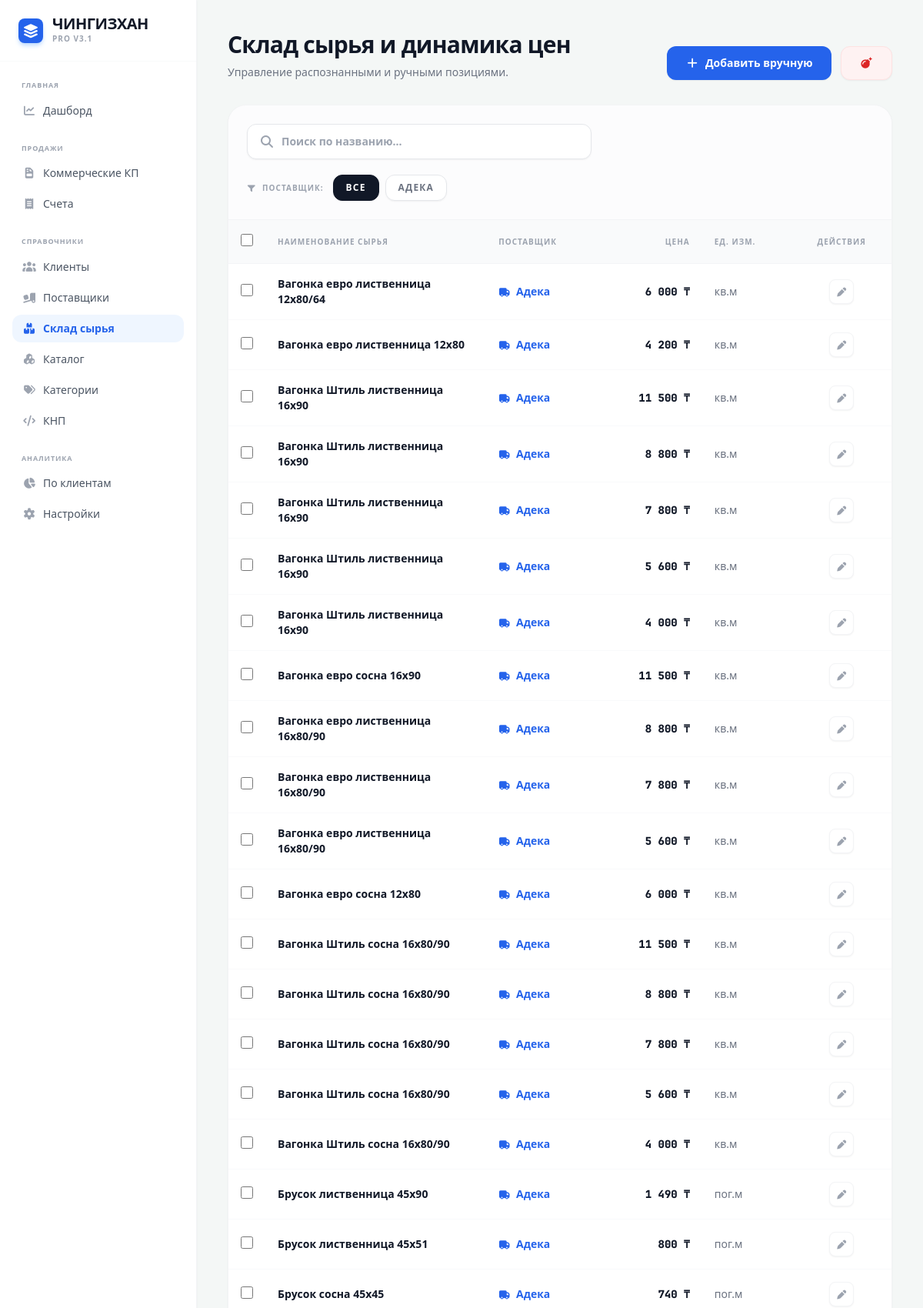
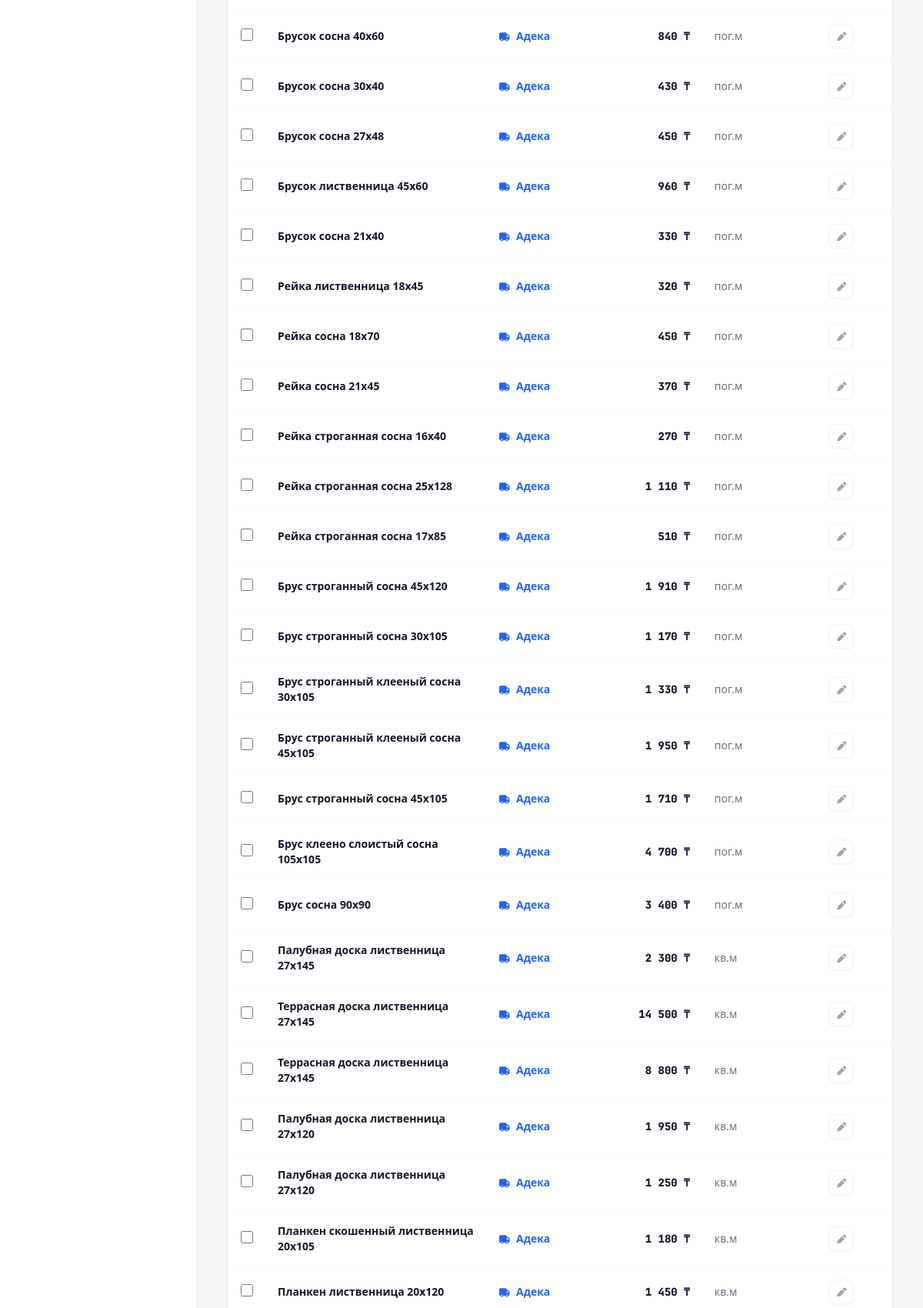
The page /materials (upper part) on the database its author committed (2 pictures, top to bottom).
### tables this page shows
CREATE TABLE price_history (id INTEGER PRIMARY KEY AUTOINCREMENT, supplier_id INTEGER, item_name TEXT, unit TEXT, price REAL, date TEXT);

CREATE TABLE suppliers (id INTEGER PRIMARY KEY AUTOINCREMENT, name TEXT, contact TEXT, price_url TEXT, last_updated TEXT);

### app.py (the view)
@app.route('/materials')
def materials_list():
    with sqlite3.connect(DB_NAME) as conn:
        history = conn.cursor().execute('''
            SELECT p.id, p.item_name, p.unit, p.price, p.date, s.name
            FROM price_history p
            JOIN suppliers s ON p.supplier_id = s.id
            ORDER BY p.date DESC, s.name, p.id ASC
        ''').fetchall()
    return render_template('materials.html', history=history)

### templates/materials.html (shortened to what this page needs)
{% extends "base.html" %}
{% block content %}
<div class="p-10 max-w-7xl mx-auto pb-32">
    <div class="flex justify-between items-end mb-8">
        <div>
            <h2 class="text-3xl font-black text-gray-900 tracking-tight">Склад сырья и динамика цен</h2>
            <p class="text-gray-500 mt-2 text-sm">Управление распознанными и ручными позициями.</p>
        </div>
        <div class="flex gap-3">
            <button onclick="openMaterialModal()" class="bg-blue-600 text-white px-6 py-3 rounded-xl font-bold hover:bg-blue-700 transition text-sm flex items-center gap-2 shadow-sm">
                <i class="fas fa-plus"></i> Добавить вручную
            </button>
            <button onclick="clearWarehouse()" class="bg-red-50 text-red-600 px-6 py-3 rounded-xl font-bold hover:bg-red-100 hover:text-red-700 transition text-sm flex items-center gap-2 border border-red-100 shadow-sm" title="Удалить вообще всё">
                <i class="fas fa-bomb"></i>
            </button>
        </div>
    </div>
    <div class="bg-white rounded-3xl shadow-sm border border-gray-100 overflow-hidden">
        <div class="p-6 border-b border-gray-100 bg-gray-50/50">
            <div class="relative max-w-md mb-5">
                <div class="absolute inset-y-0 left-0 pl-4 flex items-center pointer-events-none text-gray-400">
                </div>
                <input type="text" id="searchInput" oninput="filterBoth()" placeholder="Поиск по названию..." class="w-full pl-11 pr-4 py-3 bg-white border border-gray-200 rounded-xl text-sm font-bold text-gray-900 outline-none focus:border-blue-500 focus:ring-2 focus:ring-blue-100 transition shadow-sm">
            </div>
            <div class="flex items-center gap-3">
                <span class="text-[10px] font-black text-gray-400 uppercase tracking-widest"><i class="fas fa-filter mr-1"></i> Поставщик:</span>
                <div id="supplierTabs" class="flex flex-wrap gap-2">
                    <button onclick="filterBySupplier('all', this)" class="sup-btn bg-gray-900 text-white px-4 py-2 rounded-xl text-xs font-black uppercase tracking-widest transition shadow-sm border border-gray-900">Все</button>
                </div>
            </div>
        </div>
        <table class="w-full text-left border-collapse" id="materialsTable">
            <thead>
                <tr class="bg-gray-50 border-b border-gray-100">
                    <th class="p-4 w-12 text-center"><input type="checkbox" id="selectAll" onchange="toggleAll(this)" class="w-4 h-4 accent-blue-600 rounded cursor-pointer"></th>
                    <th class="p-4 text-[10px] font-black text-gray-400 uppercase tracking-widest w-1/3">Наименование сырья</th>
                    <th class="p-4 text-[10px] font-black text-gray-400 uppercase tracking-widest">Поставщик</th>
                    <th class="p-4 text-[10px] font-black text-gray-400 uppercase tracking-widest text-right">Цена</th>
                    <th class="p-4 text-[10px] font-black text-gray-400 uppercase tracking-widest">Ед. изм.</th>
                    <th class="p-4 text-[10px] font-black text-gray-400 uppercase tracking-widest text-center">Действия</th>
                </tr>
            </thead>
            <tbody class="divide-y divide-gray-50 text-sm font-medium text-gray-700">
                {% for item in history %}
                <tr class="materials-row hover:bg-blue-50/50 transition">
                    <td class="p-4 text-center"><input type="checkbox" value="{{ item[0] }}" onchange="checkSelection()" class="mat-check w-4 h-4 accent-blue-600 rounded cursor-pointer"></td>
                    <td class="p-4 font-bold text-gray-900 item-name">{{ item[1] }}</td>
                    <td class="p-4 text-blue-600 font-bold"><i class="fas fa-truck text-xs mr-1"></i> <span class="sup-name">{{ item[5] }}</span></td>
                    <td class="p-4 font-mono font-black text-gray-900 text-right">{{ "{:,.0f}".format(item[3]).replace(',', ' ') }} ₸</td>
                    <td class="p-4 text-gray-500">{{ item[2] }}</td>
                    <td class="p-4 text-center">
                        <button onclick="editMaterialModal('{{ item[0] }}', '{{ item[1] }}', '{{ item[2] }}', '{{ item[3] }}', '{{ item[5] }}')" class="text-gray-400 hover:text-blue-600 bg-white hover:bg-blue-50 w-8 h-8 rounded-lg transition shadow-sm border border-gray-100"><i class="fas fa-pen text-xs"></i></button>
                    </td>
                </tr>
                {% endfor %}
            </tbody>
        </table>
    </div>
</div>
{% endblock %}

### rows shown on the page
price_history: item_name "Вагонка евро лиственница 12х80/64", name "Адека", price "6 000", unit "кв.м"
price_history: item_name "Вагонка евро лиственница 12х80", name "Адека", price "4 200", unit "кв.м"
price_history: item_name "Вагонка Штиль лиственница 16х90", name "Адека", price "11 500", unit "кв.м"
price_history: item_name "Вагонка Штиль лиственница 16х90", name "Адека", price "8 800", unit "кв.м"
price_history: item_name "Вагонка Штиль лиственница 16х90", name "Адека", price "7 800", unit "кв.м"
price_history: item_name "Вагонка Штиль лиственница 16х90", name "Адека", price "5 600", unit "кв.м"
price_history: item_name "Вагонка Штиль лиственница 16х90", name "Адека", price "4 000", unit "кв.м"
price_history: item_name "Вагонка евро сосна 16х90", name "Адека", price "11 500", unit "кв.м"
price_history: item_name "Вагонка евро лиственница 16х80/90", name "Адека", price "8 800", unit "кв.м"
price_history: item_name "Вагонка евро лиственница 16х80/90", name "Адека", price "7 800", unit "кв.м"
price_history: item_name "Вагонка евро лиственница 16х80/90", name "Адека", price "5 600", unit "кв.м"
price_history: item_name "Вагонка евро сосна 12х80", name "Адека", price "6 000", unit "кв.м"
price_history: item_name "Вагонка Штиль сосна 16х80/90", name "Адека", price "11 500", unit "кв.м"
price_history: item_name "Вагонка Штиль сосна 16х80/90", name "Адека", price "8 800", unit "кв.м"
price_history: item_name "Вагонка Штиль сосна 16х80/90", name "Адека", price "7 800", unit "кв.м"
price_history: item_name "Вагонка Штиль сосна 16х80/90", name "Адека", price "5 600", unit "кв.м"
price_history: item_name "Вагонка Штиль сосна 16х80/90", name "Адека", price "4 000", unit "кв.м"
price_history: item_name "Брусок лиственница 45х90", name "Адека", price "1 490", unit "пог.м"
price_history: item_name "Брусок лиственница 45х51", name "Адека", price "800", unit "пог.м"
price_history: item_name "Брусок сосна 45х45", name "Адека", price "740", unit "пог.м"
price_history: item_name "Брусок сосна 40х60", name "Адека", price "840", unit "пог.м"
price_history: item_name "Брусок сосна 30х40", name "Адека", price "430", unit "пог.м"
price_history: item_name "Брусок сосна 27х48", name "Адека", price "450", unit "пог.м"
price_history: item_name "Брусок лиственница 45х60", name "Адека", price "960", unit "пог.м"
price_history: item_name "Брусок сосна 21х40", name "Адека", price "330", unit "пог.м"
price_history: item_name "Рейка лиственница 18х45", name "Адека", price "320", unit "пог.м"
price_history: item_name "Рейка сосна 18х70", name "Адека", price "450", unit "пог.м"
price_history: item_name "Рейка сосна 21х45", name "Адека", price "370", unit "пог.м"
price_history: item_name "Рейка строганная сосна 16х40", name "Адека", price "270", unit "пог.м"
price_history: item_name "Рейка строганная сосна 25х128", name "Адека", price "1 110", unit "пог.м"
price_history: item_name "Рейка строганная сосна 17х85", name "Адека", price "510", unit "пог.м"
price_history: item_name "Брус строганный сосна 45х120", name "Адека", price "1 910", unit "пог.м"
price_history: item_name "Брус строганный сосна 30х105", name "Адека", price "1 170", unit "пог.м"
price_history: item_name "Брус строганный клееный сосна 30х105", name "Адека", price "1 330", unit "пог.м"
price_history: item_name "Брус строганный клееный сосна 45х105", name "Адека", price "1 950", unit "пог.м"
price_history: item_name "Брус строганный сосна 45х105", name "Адека", price "1 710", unit "пог.м"
price_history: item_name "Брус клеено слоистый сосна 105х105", name "Адека", price "4 700", unit "пог.м"
price_history: item_name "Брус сосна 90х90", name "Адека", price "3 400", unit "пог.м"
price_history: item_name "Палубная доска лиственница 27х145", name "Адека", price "2 300", unit "кв.м"
price_history: item_name "Террасная доска лиственница 27х145", name "Адека", price "14 500", unit "кв.м"
price_history: item_name "Террасная доска лиственница 27х145", name "Адека", price "8 800", unit "кв.м"
price_history: item_name "Палубная доска лиственница 27х120", name "Адека", price "1 950", unit "кв.м"
price_history: item_name "Палубная доска лиственница 27х120", name "Адека", price "1 250", unit "кв.м"
price_history: item_name "Планкен скошенный лиственница 20х105", name "Адека", price "1 180", unit "кв.м"
price_history: item_name "Планкен лиственница 20х120", name "Адека", price "1 450", unit "кв.м"
